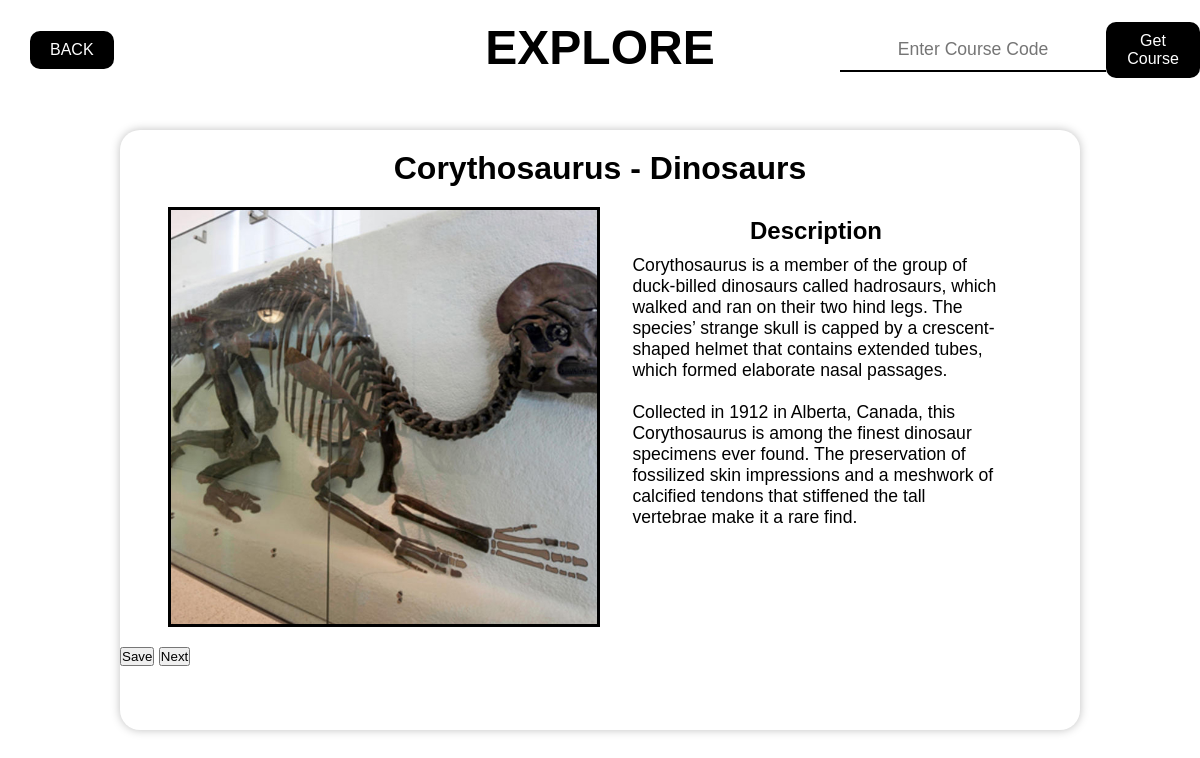
The page /course/M1WYDA3/7 on the database its author committed.
### backend/models.py (models this page shows)
class Item(models.Model):
    name = models.CharField(max_length=200)
    category = models.CharField(max_length=200, default="Dinosaurs")
    description = models.CharField(max_length=5000)
    description = models.TextField()
    img_url = models.URLField(null=True, blank=True)
    img = models.ImageField(null=True, upload_to='images/')
    def __str__(self):
        return f'id: {self.id}, name: {self.name}, category: {self.category}'

### backend/views.py (the view)
# urls.py: path('course/<str:code>/<int:index>', views.course, name="course"),
def course(request, code, index=0):
    course = Course.objects.get(code=code)
    try:
        sequence = Sequence.objects.get(course=course, index=index)
        index+=1
        print(sequence.item)
        return render(request, "course.html", {
            "item":sequence.item, "code":code, "next_index":index
            })
    except:
        return HttpResponseRedirect(reverse('index'))

### backend/templates/course.html (shortened to what this page needs)
<!DOCTYPE html>
<html>
        <link rel="stylesheet" href="../static/style.css" type="text/css">
    <body style="position: relative;">
        <h1 style="margin: auto; text-align: center; font-size: 3rem;" class="title">EXPLORE</h1>
        <header class="header">
            <a style="" href="../">BACK</a>
            <div class="course-code">
                <input type="text" name="code" placeholder="Enter Course Code">
                <button>Get Course</button>
            </div>
        </header>
        <div style="height: 30px;"></div>
        <main class="artifact">
            <h1>{{ item.name }} - {{ item.category }}</h1>
            <div style="height: 20px;"></div>
            <div class="artifact__content">
                <div style="background-image: url({{ item.img.url }});" class="img"></div>
                <div class="text">
                    <h3>Description</h3>
                    <p>{{ item.description | linebreaksbr }}</p>
                </div>
            </div>
            <div style="height: 20px;"></div>
            <div class="artifact__buttons">
                <button>Save</button>
                <button>Next</button>
            </div>
            <div style="height: 20px;"></div>
        </main>
    </body>
</html>

### backend/static/style.css (style rules this page uses)
* { box-sizing: border-box; margin: 0; padding: 0; }
body, html { width: 100vw; height: 100%; }
body { font-family: Arial, Helvetica, sans-serif; position: relative; }
.artifact { background-color: white; border: none; width: 80%; height: 75%; position: relative; border-radius: 20px; box-shadow: 0px 0px 10px 0px #bfbfbf; margin: auto; }
.artifact > h1 { margin: auto; text-align: center; padding-top: 20px; }
.artifact__content { width: 90%; display: flex; flex-direction: row; align-items: stretch; height: 70%; margin: auto; }
.artifact__content > div { width: 50%; }
.artifact__content > .text { overflow: scroll; }
.artifact__content > .text > p { width: 85%; margin: auto; margin-top: 10px; font-size: 1.1rem; }
.artifact__content > .text > h3 { margin: auto; text-align: center; font-size: 1.5rem; margin-top: 10px; }
.artifact__content > .img { background-size: cover; background-position: center; border: solid 3px black; }
.course-code { height: fit-content; width: 30%; border-radius: 20px; background-color: white; display: flex; flex-direction: row; align-items: center; justify-content: flex-end; }
.course-code > input { border: none; border-bottom: solid 2px black; padding: 10px 20px; font-size: 1.1rem; display: block; margin: auto; text-align: center; }
.course-code > button { background-color: black; color: white; padding: 10px 20px; margin-top: 20px; border: none; font-size: 1rem; display: block; margin: auto; margin-top: 20px; border-radius: 10px; margin-bottom: 20px; }
.header { display: flex; flex-direction: row; justify-content: space-between; align-items: center; height: 100px; align-content: center; }
.header > a { text-decoration: none; display: block; background-color: black; font-size: 1rem; padding: 10px 20px; margin-left: 30px; color: white; border-radius: 10px; }

### backend/templates/course.html (style rules this page uses)
.title { position: absolute; margin: auto; text-align: center; top: 20px; left: 50%; transform: translateX(-50%); }

### rows shown on the page
Item: name "Corythosaurus", category "Dinosaurs", img (picture), description "Corythosaurus is a member of the group of duck-billed dinosaurs called hadrosaurs, which walked and ran on their two hind legs. The species’ strange skull is capped by a crescent-shaped helmet that contains extended tubes, which formed elaborate nasal passages. Collected in 1912 in Alberta, Canada, this Corythosaurus is among the finest dinosaur specimens ever found. The preservation of fossilized skin impressions and a meshwork of calcified tendons that stiffened the tall vertebrae make it a rare find."
